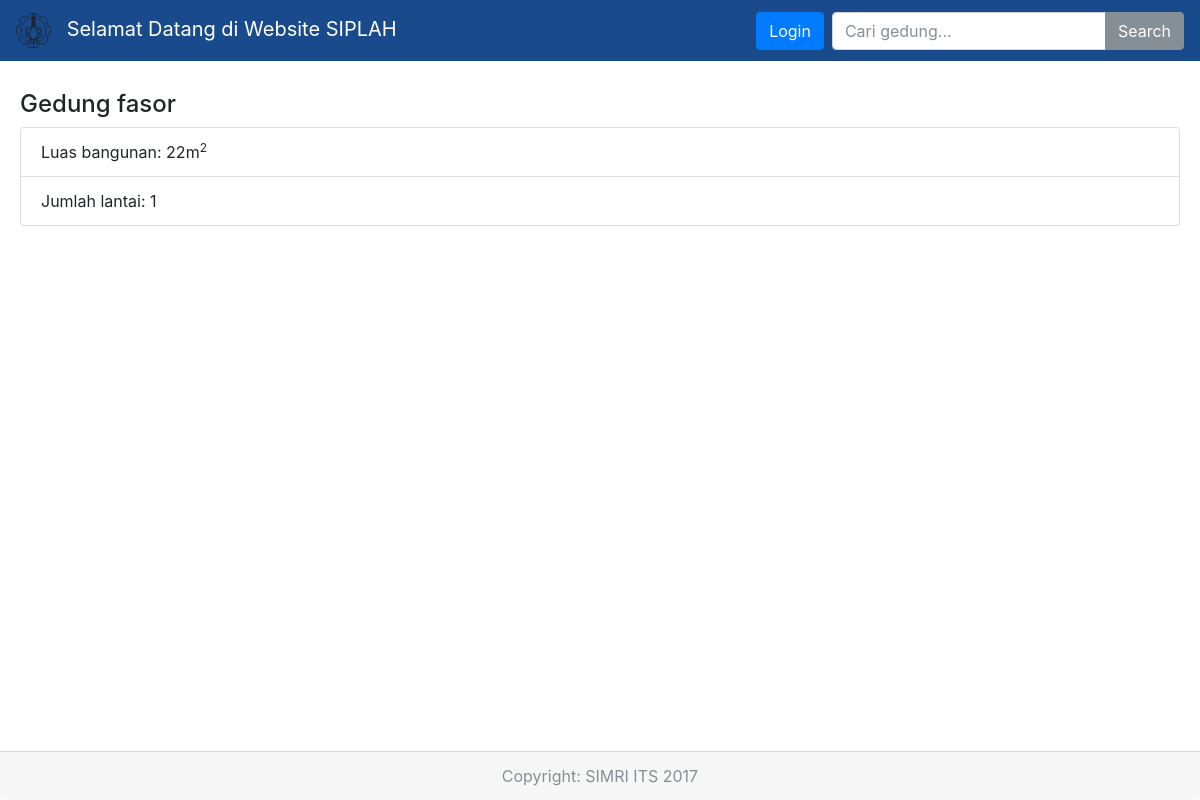
The app's page /gedung/7, older data.
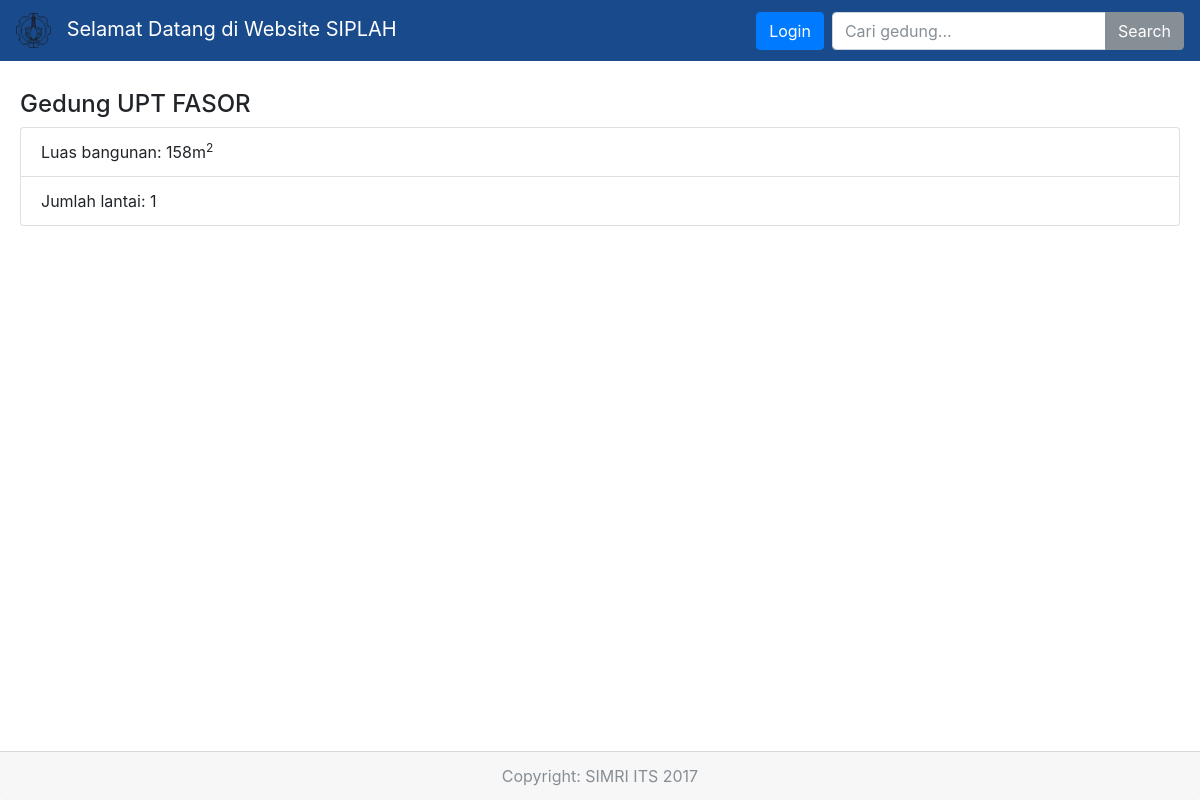
The same page, newer data.
### tables this page shows
CREATE TABLE `gedung` (
  `idGedung` int(11) NOT NULL AUTO_INCREMENT,
  `kodeGedung` varchar(7) DEFAULT NULL,
  `koordGedung` int(11) NOT NULL,
  `namaGedung` varchar(255) NOT NULL,
  `kategoriGedung` int(11) DEFAULT NULL,
  `luasGedung` int(11) NOT NULL,
  `tinggiGedung` int(11) DEFAULT NULL,
  `jumlahLantai` int(11) NOT NULL,
  `jumlahRuang` int(11) DEFAULT NULL,
  `statusPengelola` varchar(255) DEFAULT NULL,
  PRIMARY KEY (`idGedung`),
  KEY `fk_koordinat_gedung` (`koordGedung`),
  FULLTEXT KEY `ft_namaGedung` (`namaGedung`),
  CONSTRAINT `gedung_ibfk_2` FOREIGN KEY (`koordGedung`) REFERENCES `koordinat` (`idKoord`) ON DELETE CASCADE ON UPDATE CASCADE
);

### application/controllers/Beranda.php (called while the page is built, shortened)
<?php
class Beranda extends CI_Controller
{
    public function __construct()
    {
        $this->load->model('Beranda_model');
        $this->load->library('Encryption');
        $this->load->library('pagination');
    }
    public function detailGedung($ged)
    {
        $result = $this->Beranda_model->getDataGedung($ged);
        if ($result) {
            $data['detailGedung'] = $result;
        } else {
            $data['detailGedung'] = null;
        }
        $this->load->view('template/header', $data);
        $this->load->view('template/navigation', $data);
        $this->load->view('data_gedung_view', $data);
        $this->load->view('template/footer', $data);
    }
}

### index.php (called while the page is built, shortened)
<?php
require_once BASEPATH.'core/CodeIgniter.php';

### application/models/Beranda_model.php (called while the page is built, shortened)
<?php
class Beranda_model extends CI_Model
{
    public function getDataGedung($ged)
    {
        $this->db->select('idGedung, namaGedung, luasGedung, jumlahLantai');
        $this->db->from('gedung');
        $this->db->where('idGedung', $ged);
        $query = $this->db->get();
        if ($query->num_rows() == 1) {
            return $query->result_array();
        } else {
            return null;
        }
    }
}

### application/views/data_gedung_view.php (the view)
<body>
	<div class="card-body">
	<?php if ($detailGedung!=null) {
		 ?>
			<h4 class="card-text">Gedung <?php echo $detailGedung[0]['namaGedung']; ?></h4>
				<ul class="list-group">
				  <li class="list-group-item">Luas bangunan: <?php echo $detailGedung[0]['luasGedung']; ?>m<sup>2</sup></li>
				  <li class="list-group-item">Jumlah lantai: <?php echo $detailGedung[0]['jumlahLantai']; ?></li>
				</ul>
	<?php } else { ?>
		<h4 class="card-text">Gedung tidak ditemukan</h4>
	<?php } ?>
	</div>
</body>

### application/views/template/header.php (shortened to what this page needs)
<!DOCTYPE html>
<html>
<head>
	<link rel="stylesheet" type="text/css" href="<?php echo base_url(); ?>assets/css/leaflet.css" />
	<link rel="stylesheet" type="text/css" href="<?php echo base_url(); ?>assets/css/bootstrap.min.css"/>
	<link rel="stylesheet" type="text/css" href="<?php echo base_url(); ?>assets/css/grid.css" />
	<link rel="stylesheet" type="text/css" href="<?php echo base_url(); ?>assets/css/font-awesome.min.css">
</head>

### application/views/template/navigation.php (shortened to what this page needs)
<nav class="navbar fixed-top navbar-dark" style="background-color: rgba(1, 56, 128, 0.9);">
	<a class="navbar-brand mr-auto" href="<?php echo base_url(); ?>"><img style="margin-right: 10px" src="<?php echo base_url(); ?>assets/img/logo-its.png" alt="" class="d-inline-block align-center" width="35" height="35"><?php if (isset($userAccess)) {
		echo "Selamat datang ".$userAccess." ".$userLogin['namaLengkap'];
	} else {
		echo " Selamat Datang di Website SIPLAH ";
	} ?></a>
	<?php if (isset($userLogin)) { ?>
	<a class="btn btn-primary" href="<?php echo base_url(); ?>logout" role="button">Logout</a>
	<?php } else { ?>
	<a class="btn btn-primary" href="<?php echo base_url(); ?>login" role="button">Login</a>
	<?php } ?>
	<form class="form-inline" role="form" method="POST" action="<?php echo base_url(); ?>search/">
		<div class="input-group mb-2 mb-sm-0 ml-sm-2">
			<input class="form-control" type="search" id="gedung" name="gedung" placeholder="Cari gedung...">
			<span class="input-group-btn"><button type="submit" class="btn btn-secondary">Search</button></span>
		</div>
	</form>
</nav>

### application/views/template/footer.php
<footer class="footer">
	<div class="card-footer text-muted text-center">
		Copyright: SIMRI ITS 2017
		</div>
</footer>
</html>

### assets/css/grid.css (style rules this page uses)
html { display: flex; flex-direction: column; min-height: 100%; min-height: 100vh; }
body { padding-top: 70px; }
.footer { padding-top: 10px; position: absolute; bottom: 0; width: 100%; }

Row changes from the older to the newer data that the page shows:
changed gedung: namaGedung "fasor" → "UPT FASOR"; luasGedung "22" → "158"
